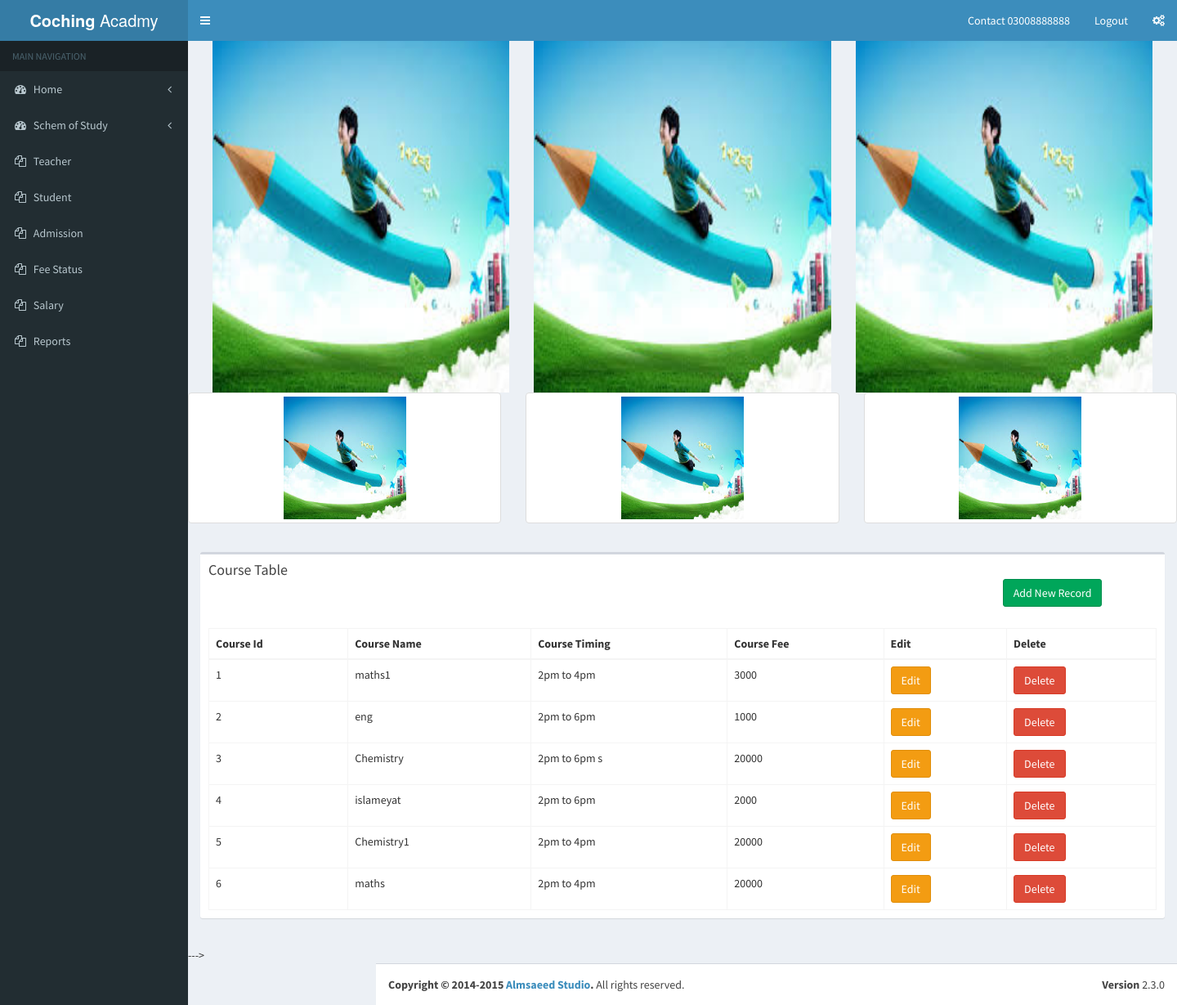
Screenshot of /index1.php with the database file from the repository.
### tables this page shows
CREATE TABLE `course` (
  `course_id` int(255) NOT NULL,
  `student_id` int(255) NOT NULL,
  `course_name` varchar(255) NOT NULL,
  `course_timing` varchar(255) NOT NULL,
  `course_fee` varchar(255) NOT NULL
);

### index1.php (the view, shortened to what this page needs)
<?php
include 'include/header.php';
include 'include/leftsidebar.php';
include 'include/conn.php';
?>
<?php
$sql="SELECT * FROM `course`";
$stmt = $conn->prepare($sql);
$stmt->execute();
$result = $stmt->fetchAll();
?>
      <div class="content-wrapper" >
		 <div class="col-md-12">
	      <img src="include/img/a.jpg" class="img-rounded col-md-4" alt="Cinque Terre" width="250" height="236">
          <img src="include/img/a.jpg" class="img-rounded col-md-4" alt="Cinque Terre" width="250" height="236">
          <img src="include/img/a.jpg" class="img-rounded col-md-4" alt="Cinque Terre" width="250" height="236">
	     </div>
		  <div class="row">
  <div class="col-md-4">
    <a href="include/img/a.jpg" class="thumbnail">
      <img src="include/img/a.jpg" alt="Pulpit Rock" style="width:150px;height:150px">
    </a>
  </div>
  <div class="col-md-4">
    <a href="include/img/a.jpg" class="thumbnail">
      <img src="include/img/a.jpg" alt="Moustiers Sainte Marie" style="width:150px;height:150px">
    </a>
  </div>
  <div class="col-md-4">
    <a href="include/img/a.jpg" class="thumbnail">
      <img src="include/img/a.jpg" alt="Cinque Terre" style="width:150px;height:150px">
    </a>
  </div>
</div>
         <section class="content">
          <div class="row">
            <div class="col-xs-12">
              <div class="box">
                <div class="box-header">
                  <h3 class="box-title">Course Table</h3>
				  <div class="col-md-12">
				  <div class="col-md-10"></div>
				  <div class="col-md-2"><td><a href="course_insert.php" class="btn btn-success">Add New Record</a></td></div>
				  </div>
                </div>
                <div class="box-body">
                  <table id="example2" class="table table-bordered table-hover">
                   <div class="col-md-12"> <thead>
                     <tr>
                  <div class="col-md-1">      <th>Course Id</th></div>
                       <div class="col-md-1">  <th>Course Name</th></div>
                       <div class="col-md-1">  <th>Course Timing</th></div>
                        <div class="col-md-1"> <th>Course Fee</th></div>
                       <div class="col-md-1">  <th>Edit</th></div>
					   <div class="col-md-1">  <th>Delete</th></div>
                      </tr>
                    </thead>
					</div>
                    <tbody>
					<div class="col-md-12">
                      <?php
					  $i = 1;
					  foreach( $result as $course ){?>
					  <tr>
                        <div class="col-md-1"><td><?=$i ?></td></div>
                        <div class="col-md-1"><td><?=$course['course_name']?></td></div>
                        <div class="col-md-1"><td><?=$course['course_timing']?></td></div>
                        <div class="col-md-1"><td><?=$course['course_fee']?></td></div>
                        <div class="col-md-1"><td><a href="course_edit.php?id=<?= $course['course_id'] ?>" class="btn btn-warning">Edit</a></td></div>
					    <div class="col-md-1"><td><a href="course_delete.php?id=<?=$course['course_id']?>" class="btn btn-danger">Delete</a></td></div>
                      </tr>
					  <?php $i++; } ?>
                  </table>
                </div>
              </div>
            </div>
          </div>
        </section>
        </section>--->
<?php
include'include/footer.php';
?>

### include/header.php (shortened to what this page needs)
<!DOCTYPE html>
<html>
  <head>
    <link rel="stylesheet" href="bootstrap/css/bootstrap.min.css">
    <link rel="stylesheet" href="https://maxcdn.bootstrapcdn.com/font-awesome/4.4.0/css/font-awesome.min.css">
    <link rel="stylesheet" href="https://code.ionicframework.com/ionicons/2.0.1/css/ionicons.min.css">
    <link rel="stylesheet" href="dist/css/AdminLTE.min.css">
    <link rel="stylesheet" href="dist/css/skins/_all-skins.min.css">
    <link rel="stylesheet" href="plugins/iCheck/flat/blue.css">
    <link rel="stylesheet" href="plugins/morris/morris.css">
    <link rel="stylesheet" href="plugins/jvectormap/jquery-jvectormap-1.2.2.css">
    <link rel="stylesheet" href="plugins/datepicker/datepicker3.css">
    <link rel="stylesheet" href="plugins/daterangepicker/daterangepicker-bs3.css">
    <link rel="stylesheet" href="plugins/bootstrap-wysihtml5/bootstrap3-wysihtml5.min.css">
  </head>
  <body class="hold-transition skin-blue sidebar-mini">
    <div class="wrapper">
      <header class="main-header">
        <a href="index2.html" class="logo">
          <span class="logo-lg"><b>Coching</b> Acadmy</span>
        </a>
        <nav class="navbar navbar-static-top" role="navigation">
          <a href="#" class="sidebar-toggle" data-toggle="offcanvas" role="button">
          </a>
          <div class="navbar-custom-menu">
            <ul class="nav navbar-nav">
              <li class="dropdown user user-menu">
                <a href="#" class="dropdown-toggle" data-toggle="dropdown">
                  <span class="hidden-xs">Contact   03008888888</span>
                </a>
              </li>
              <li class="dropdown user user-menu">
                <a href="logout.php?logout" class="dropdown-toggle" >
                  <span class="hidden-xs">Logout</span>
                </a>
              </li>
              <li>
                <a href="#" data-toggle="control-sidebar"><i class="fa fa-gears"></i></a>
              </li>
            </ul>
          </div>
        </nav>
      </header>

### include/leftsidebar.php (shortened to what this page needs)
      <aside class="main-sidebar">
        <section class="sidebar">
          <ul class="sidebar-menu">
            <li class="header">MAIN NAVIGATION</li>
			<li>
			<a href="index.php">
			 <i class="fa fa-dashboard"></i> <span>Home</span> <i class="fa fa-angle-left pull-right"></i>
              </a></li>
            <li class="">
              <a href="#">
                <i class="fa fa-dashboard"></i> <span>Schem of Study</span> <i class="fa fa-angle-left pull-right"></i>
              </a>
            </li>
            <li class="treeview">
              <a href="#">
                <i class="fa fa-files-o"></i>
                <span>Teacher</span>
              </a>
            </li>
			<li class="treeview">
              <a href="#">
                <i class="fa fa-files-o"></i>
                <span>Student</span>
              </a>
            </li>
			<li class="treeview">
              <a href="#">
                <i class="fa fa-files-o"></i>
                <span>Admission</span>
              </a>
            </li>
			<li class="treeview">
              <a href="#">
                <i class="fa fa-files-o"></i>
                <span>Fee Status</span>
              </a>
            </li>
			<li class="treeview">
              <a href="#">
                <i class="fa fa-files-o"></i>
                <span>Salary</span>
              </a>
            </li>
			<li class="treeview">
              <a href="#">
                <i class="fa fa-files-o"></i>
                <span>Reports</span>
              </a>
            </li>
		</ul>
</aside>

### include/footer.php (shortened to what this page needs)
      <footer class="main-footer">
        <div class="pull-right hidden-xs">
          <b>Version</b> 2.3.0
        </div>
        <strong>Copyright &copy; 2014-2015 <a href="http://almsaeedstudio.com">Almsaeed Studio</a>.</strong> All rights reserved.
      </footer>
    </div>
  </body>
</html>

### include/header.php (style rules this page uses)
.img-rounded { height:480px; margin-top:-50px; }

### rows the page displays
course: course_name "maths1", course_timing "2pm to 4pm", course_fee "3000"
course: course_name "eng", course_timing "2pm to 6pm", course_fee "1000"
course: course_name "Chemistry", course_timing "2pm to 6pm s", course_fee "20000"
course: course_name "islameyat", course_timing "2pm to 6pm", course_fee "2000"
course: course_name "Chemistry1", course_timing "2pm to 4pm", course_fee "20000"
course: course_name "maths", course_timing "2pm to 4pm", course_fee "20000"
